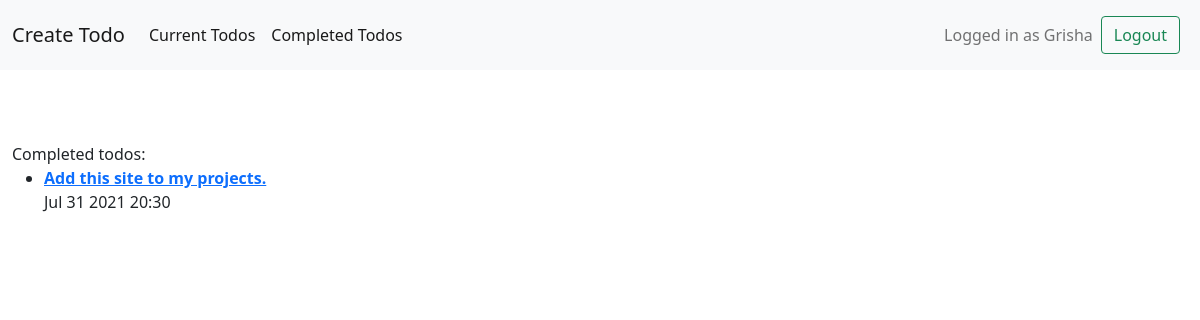
Page /completed/ (signed in) on the earlier database version.
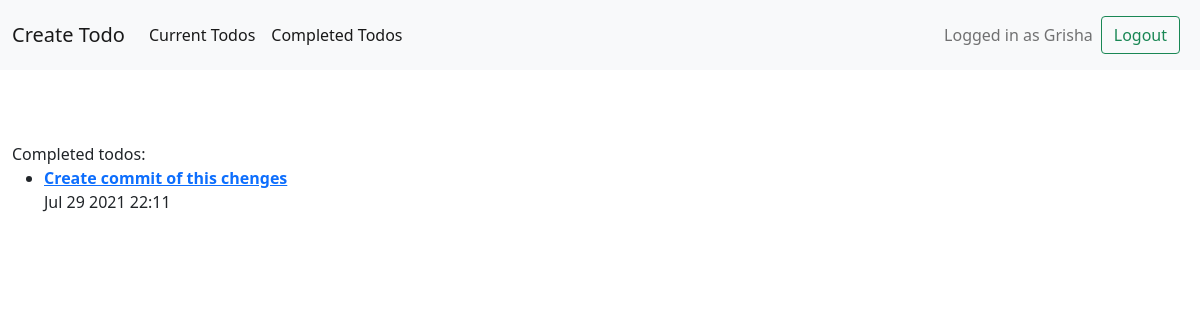
Same page on the later database version.
### todo/models.py (models this page shows, shortened)
class Todo(models.Model):
    title = models.CharField(max_length=100)
    memo = models.TextField(blank=True)
    created = models.DateTimeField(auto_now_add=True)
    datacompleted = models.DateTimeField(null=True, blank=True)
    important = models.BooleanField(default=False)
    user = models.ForeignKey(User, on_delete=models.CASCADE)

### todo/views.py (the view)
# urls.py: path('completed/', views.completedtodos, name = 'completedtodos'),
@login_required
def completedtodos(request):
    todos = Todo.objects.filter(user=request.user, datacompleted__isnull=False).order_by('-datacompleted')
    return render(request, 'todo/completedtodos.html',{'todos':todos})

### todo/templates/todo/completedtodos.html
{% extends 'todo/base.html' %}
{% block content %}
Completed todos:
<ul>
  {% for todo in todos %}
    <li>
      {% if todo.important %}<b>{% endif %}
        <a href="{% url 'viewtodo' todo.id %}">
          {{ todo.title }}
        </a>
      {% if todo.important %}</b>{% endif %}
      <br>
      {{ todo.datacompleted|date:'M j Y H:i' }}
    </li>
  {% endfor %}
</ul>
{% endblock %}

Differences in the rows shown:
no longer on this page (row edited): Todo: title "Add this site to my projects.", datacompleted "Jul 31 2021 20:30"
added Todo: title "Create commit of this chenges", datacompleted "Jul 29 2021 22:11"
